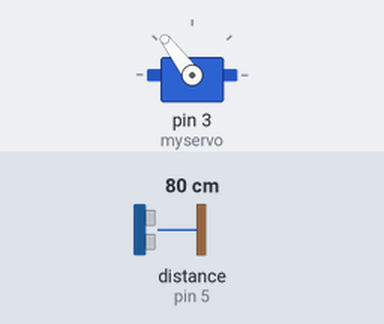
This sketch was run on a simulated Arduino Uno, built with avr-gcc and run on an emulated ATmega328P. Parts: servo. Wiring (inferred from the names in the program): ultrasonic range finder: trigger pin 6; echo pin 5. The inputs (shaded band) are chosen by the test bench; at power-on: distance to the obstacle (sensor on pin 5) 80 cm. The echo pulse lasts 58.3 µs per cm; what the sketch prints to the serial monitor is not drawn.

Above: at 1.2 s.
1.3 s: distance to the obstacle (sensor on pin 5) set to 250 cm
At 1.94 s:
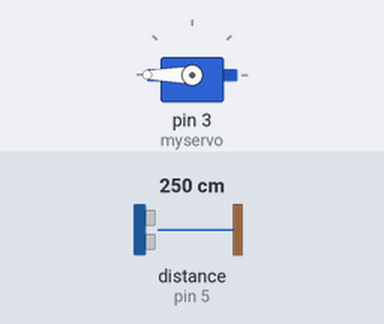
4.3 s: distance to the obstacle (sensor on pin 5) set to 2 cm
At 5.3 s:
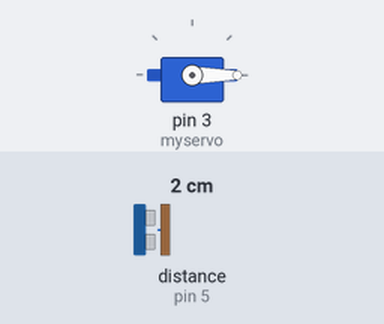
7.3 s: distance to the obstacle (sensor on pin 5) set to 35 cm
10.3 s: distance to the obstacle (sensor on pin 5) set to 4 cm
Timing chart, 0 to 14.3 s (numbered marks = the images above; inputs shaded):
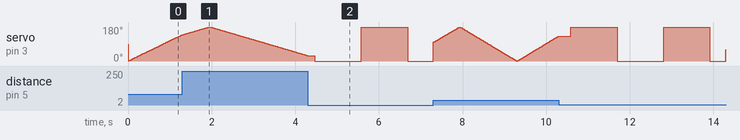

The sketch:

robocar_lesson6_ultrasonic.ino
```cpp
//this piece of code will allow you to control
//a servo using timers and as well control an Ultrasonic Sensor
//AND using the arduino to send information to the computer for you to see
//that it is actually doing what you told it to do.

//first include this library
#include <Servo.h>

//these two pins are for the ultrasonic sensor
#define trigPin 6 //this activates the trigger Speaker
#define echoPin 5 //this is for the echo speaker

Servo myservo;  // create servo object to control a servo
                // a maximum of eight servo objects can be created
                // the servos require a pwm pin
//PWM pins are pins 3,5,6,9,10,11

int pos = 0;    // global variable to store the servo position
unsigned long oldTime = 0;//this variable is for the timer
bool latch = 1;//this statement can either be 1 or 0 only 2 allowed states

void setup()
{

  //This is for sending information to the computer
  Serial.begin (115200);

  //assign the pin states to each pin
  pinMode(trigPin, OUTPUT);
  pinMode(echoPin, INPUT);

  //instead of using pinMode() you use the servo libraries function
  //in which you put in the format servoName.attach(PWMpin#)
  myservo.attach(3);  // attaches the servo on pin 3 to the servo object

}


void loop()
{
  //create a number variable of size "long"
  //to hold the current distance [in centimeters]
  //and grab it from the function getUltrasonicDistance()
long currentDistance = getUltrasonicDistance();
//https://www.arduino.cc/en/Reference/Long

  //now display this value on the serial monitor
Serial.println (currentDistance);
  //https://www.arduino.cc/en/Serial/Print

  //this function checks if its time for the servo to move position
checkToSweepServo(5);
  //for delay time try to use a small number like 20~5 milliseconds

}

long getUltrasonicDistance()
{
  //create number variables for both duration and distance
long duration, distance;

digitalWrite(trigPin, LOW);
delayMicroseconds(2);
  //Turn off the trigger ultrasonic speaker for 2 us.


digitalWrite(trigPin, HIGH);
delayMicroseconds(10);
 //  Turn on the sensor circuit
 //via the tigger pin.
 //The sensor circuit emits
 //a 40khz sound pulse
 //for 10 microseconds
 //_______|__|__|__|__|__|__|__________
 //this creates 8 pulses in 10 microseconds
digitalWrite(trigPin, LOW);
 //then turn off the trigger pin so it shuts of the 40khz pulses

 //During this time the
 //sound has been shot out
 //and is flying through air
 //and it will maybe bounce
 //off a wall or something big enough
 //if it does, it will echo off some object
 //then it will begin to return to the echo speaker

 //Now listen from the echo ultrasonic speaker.

 //pulseIn() measures the amount of time (in microseconds)
 //it takes the pin desired to change state
 //in this case its LOW and we are waiting till it hits HIGH.
duration = pulseIn(echoPin, HIGH);
 //if you want more info on pulseIn();
 //https://www.arduino.cc/en/Reference/PulseIn


distance = (duration/2) / 29.1;
  //from wikipedia  "In dry air at 20 °C (68 °F), the speed of sound is 343.2 metres per second"
  //(? us / 2)*(1 s / 1,000,000 us)*(100cm/1m)*(343.2m/s)
  //which turns into (? us / 2)*(1/29.1) [centimeters/second]

  //(1 second is 1,000,000 microseconds)
  //(100 centimeters is 1 meter)

  //Assuming you had a temperature sensor and want
  //a better reading a good practical equation that takes in temperature
  //is this one from wikipedia
  //331.3 + 0.606*(temperature In Celsius);


  //but anyways
  //to return the "distance"
return distance;
}

void checkToSweepServo(int delayTime)
{
  //millis() grabs the current time in milliseconds
  //and this current time is with respect to the
  //start of the arduino program, not absolute time
  //like a watch

  if(millis()-oldTime > delayTime)//subtract the current time with the old time
  //has the amount of delay time passed?
  {
    if(latch)
     {
      pos++;//add by one

        if(pos>180)
        //if once above 180 degrees
        //reset the latch
        {
         latch=0;
        }
     }

      else
      {
        pos--;

        if(pos<0)
        {
         latch=1;
        }
      }

  myservo.write(pos);
  //now finally write the position

  oldTime = millis();
  //and now update the old time
  //by grabbing the current time
  }


}


//and you are done! simple
```
